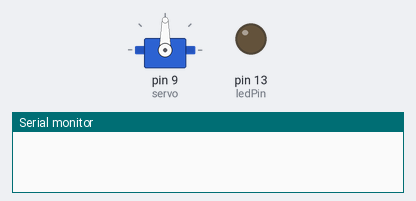
A sketch run on a simulated Arduino Uno, built with avr-gcc and run on an emulated ATmega328P. Parts: servo, output pins drawn as LEDs (lit = HIGH), the last lines printed to the serial monitor. Random numbers use the default seed unless the sketch sets one.

Above: at 0.1 s.
At 7.1 s:
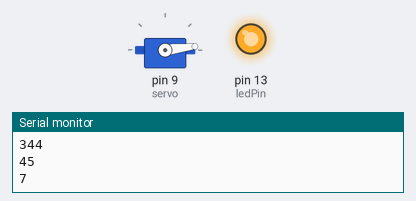
At 19.1 s:
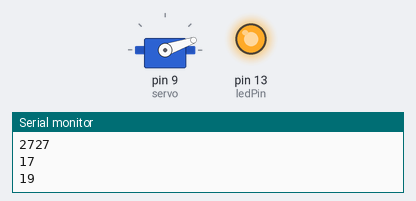
At 39.1 s:
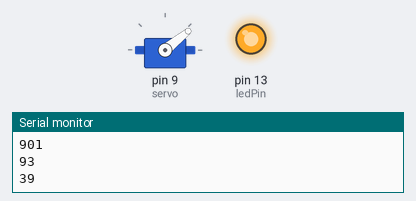
Timing chart, 0 to 40.0 s (numbered marks = the images above):
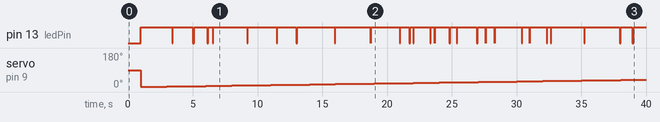

Measured:
- by itself, servo on pin 9 (servo): 90° → 1° at 1.0 s, → 2° 1.0 s later, → 3° 1.0 s later, → 4° 1.0 s later, … (39 changes in this stretch)

The sketch:

piperitaloneilukita2.ino
```cpp
#include <TrueRandom.h>

#include <Servo.h>
int  updateInterval= 1000;
unsigned long lastUpdate;
int increment = 1;
int pos = 0;
Servo servo;

const int ledPin =  13;      // the number of the LED pin
int ledState = LOW;             // ledState used to set the LED
unsigned long previousMillis = 0;        // will store last time LED was updated
long interval = 1000;           // interval at which to blink (milliseconds)

void setup() {
  pinMode(ledPin, OUTPUT);
  servo.attach(9);
  Serial.begin(9600);
}

void loop() {


  unsigned long currentMillis = millis();

  if (currentMillis - previousMillis >= interval) {
    previousMillis = currentMillis;

    Serial.println(interval);
    if (ledState == LOW) {
      ledState = HIGH;
      interval = TrueRandom.random(100,3000);
    } else {
      ledState = LOW;
      interval = TrueRandom.random(1,100);
    }

    // set the LED with the ledState of the variable:
    digitalWrite(ledPin, ledState);
  }
  if((millis() - lastUpdate) > updateInterval)  // time to update
    {
      lastUpdate = millis();
      pos += increment;
      servo.write(pos);
      Serial.println(pos);
      if ((pos >= 180) || (pos <= 0)) // end of sweep
      {
        // reverse direction
        increment = -increment;
      }
    }
}
```
